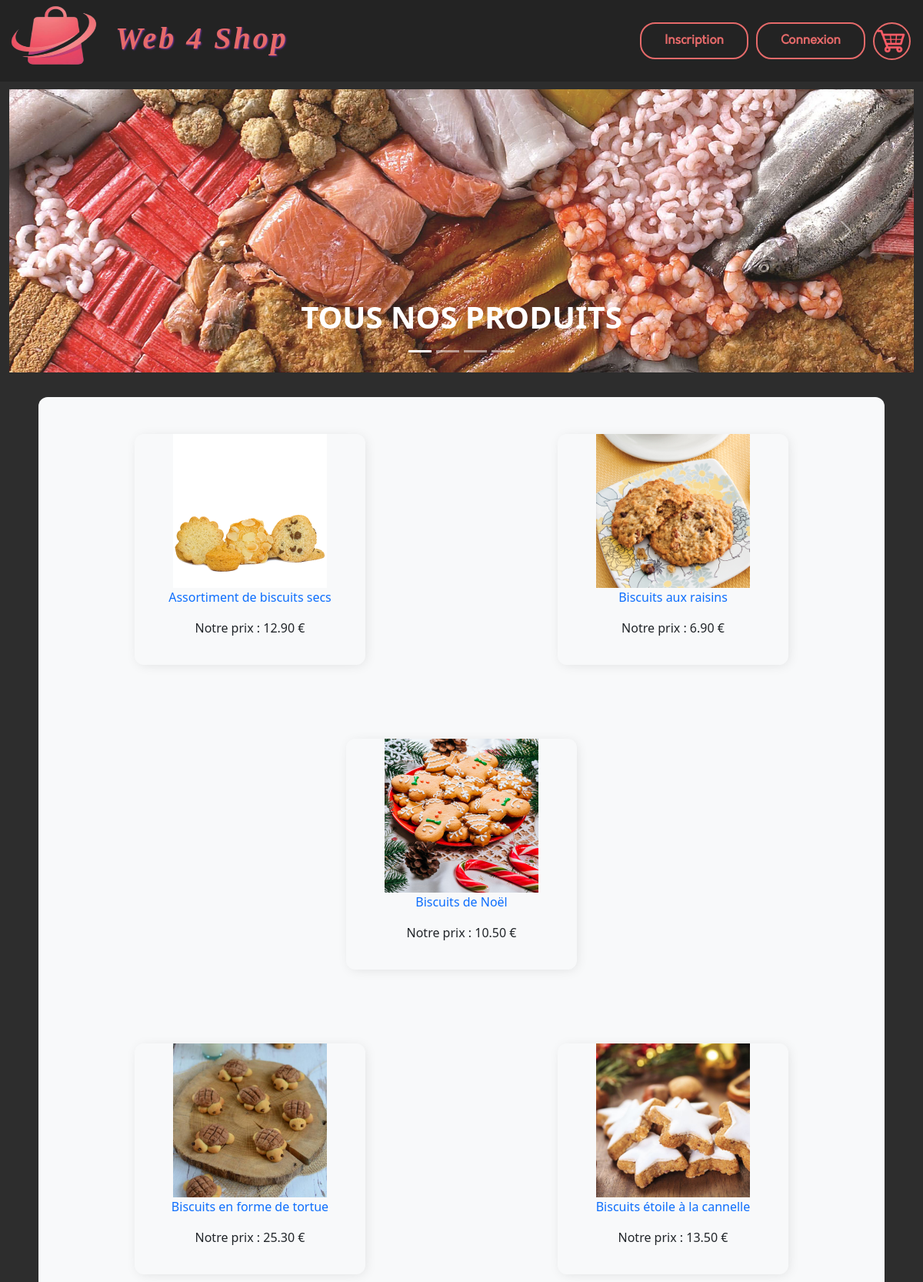
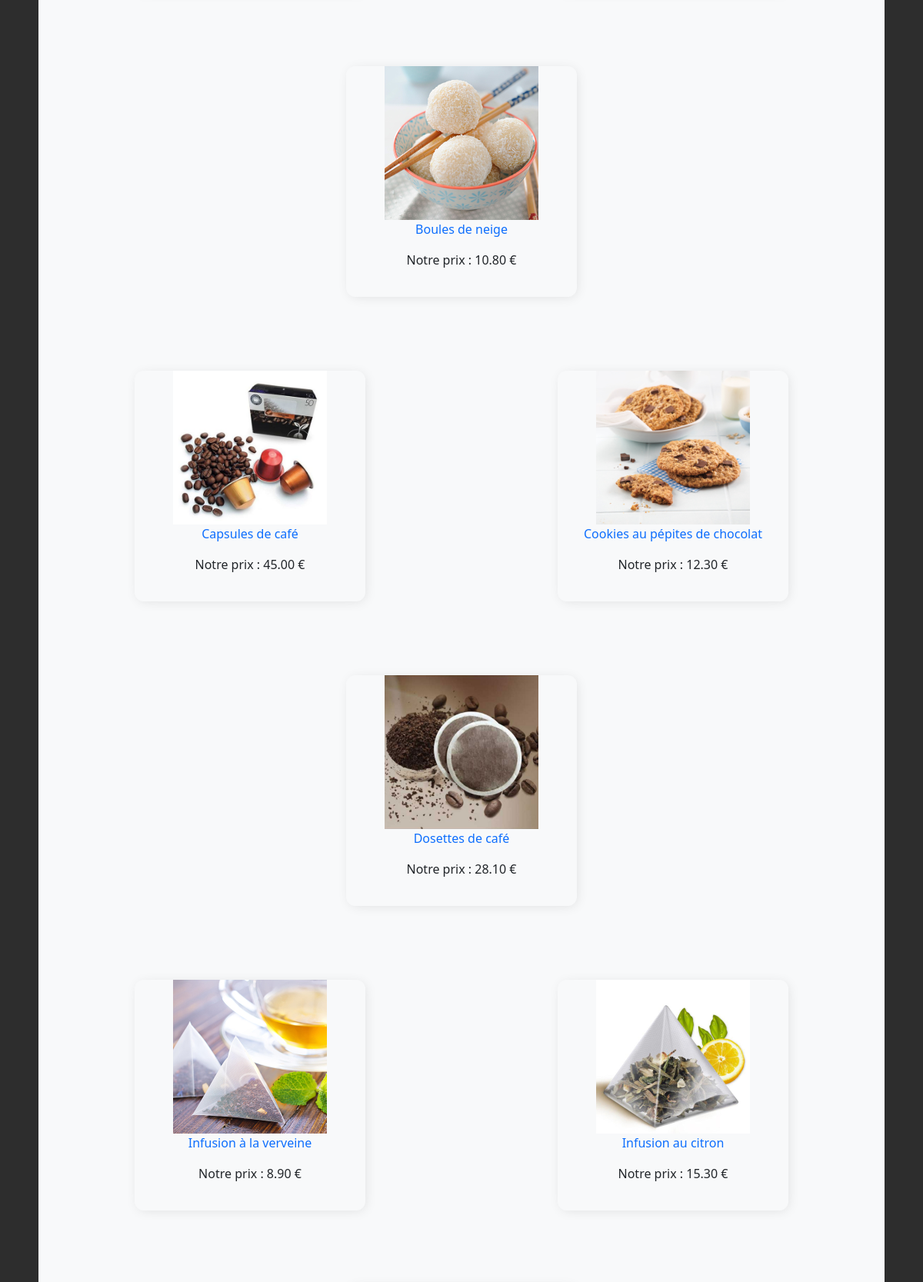
The page / (upper part) on the database its author committed (2 pictures, top to bottom).
### tables this page shows
CREATE TABLE `products` (
  `id` int(11) NOT NULL,
  `cat_id` tinyint(4) NOT NULL,
  `name` varchar(150) NOT NULL,
  `description` text NOT NULL,
  `image` varchar(30) NOT NULL,
  `price` decimal(5,2) NOT NULL,
  `quantity` int(3) NOT NULL
);

### Controleur/controleurAccueil.php (called while the page is built, shortened)
<?php
require_once 'Modele/produit.php';
require_once 'Modele/categorie.php';
class ControleurAccueil{
    private $produits;
    private $categories;
    public function __construct(){
        $this->produits = new Produit();
        $this->categories = new Categorie();
    }
    public function accueil(){
        $produits = $this->produits->getProducts();
        $categories = $this->categories->getCategories();
        $vue = new Vue("Accueil");
        $vue->generer(array('produits' => $produits,'categories' => $categories));
    }
}

### index.php (called while the page is built, shortened)
<?php
$routeur = new Routeur();
$routeur->routerRequete();

### Modele/categorie.php (called while the page is built, shortened)
<?php
require_once 'Modele/Modele.php';
class Categorie extends Modele{
    public function getCategories(){
        $sql = 'SELECT * FROM categories';
        $categories = $this->executerRequete($sql);
        return $categories->fetchAll();
    }
}

### Modele/modele.php (called while the page is built, shortened)
<?php abstract class Modele {
    private $bdd;
    protected function executerRequete($sql, $params = null){
        if($params == null){
            $resultat = $this->getBDD()->query($sql);
        }
        else{
            $resultat = $this->getBDD()->prepare($sql);
            $resultat->execute($params);
        }
        return $resultat;
    }
    private function getBDD(){
        if($this->bdd == null){
            $this->bdd=new PDO('mysql:host=localhost;dbname=web4shop;charset=utf8','root','');
        }
        return $this->bdd;
    }
}

### Modele/produit.php (called while the page is built, shortened)
<?php
require_once 'Modele/Modele.php';
class Produit extends Modele{
    public function getProducts(){
        $sql = 'SELECT * FROM products ORDER BY name';
        $produits = $this->executerRequete($sql);
        return $produits->fetchAll();
    }
}

### Vue/vueAccueil.php (the view, shortened to what this page needs)
<div class="row">
  <div class="col mt-3 mb-3">
    <div id="ourCarousel" class="carousel slide" data-bs-ride="carousel">
      <div class="carousel-indicators">
        <button type="button" data-bs-target="#ourCarousel" data-bs-slide-to="0" class="active" aria-current="true"></button>
        <?php for($i = 1; $i < count($categories); $i++): ?>
          <button type="button" data-bs-target="#ourCarousel" data-bs-slide-to="<?=$i?>"></button>
        <?php endfor; ?>
        <button type="button" data-bs-target="#ourCarousel" data-bs-slide-to="3"></button>
      </div>
      <div class="carousel-inner">
        <div class="carousel-item active">
          <a href="index.php"><img src="Contenu/Images/tous_produits.jpg" style="width:100%;">
          <div class="carousel-caption d-none d-md-block">
            <h1 class="text-uppercase text-center fw-bold">TOUS NOS PRODUITS</h1>
          </div>
          </a>
        </div>
      </div>
      <button class="carousel-control-prev" type="button" data-bs-target="#ourCarousel" data-bs-slide="prev">
        <span class="carousel-control-prev-icon" aria-hidden="true"></span>
      </button>
      <button class="carousel-control-next" type="button" data-bs-target="#ourCarousel" data-bs-slide="next">
        <span class="carousel-control-next-icon" aria-hidden="true"></span>
      </button>
    </div>
  </div>
</div>
<div class="row">
  <div class="col-11 bg-light mx-auto mt-3" style="border-radius: 12px;">
  <?php for($i = 0; $i < count($produits); $i = $i + 3): ?>
    <div class="row">
      <div class="col d-flex justify-content-center text-center m-5">
        <div class="boxed">
          <a class="text-decoration-none" href="<?= "index.php?action=details&idProduit=".$produits[$i]['id'] ?>">
          <img class="img-prod" src="<?= "Contenu/Images/".$produits[$i]['image']?>">
          <p><?=$produits[$i]['name']?></p></a>
          <p>Notre prix : <?=$produits[$i]['price']; ?> €</p>
        </div>
      </div>
      <div class="col d-flex justify-content-center text-center m-5">
        <?php if($i+1 < count($produits)): ?>
          <div class="boxed">
            <a class="text-decoration-none" href="<?= "index.php?action=details&idProduit=".$produits[$i+1]['id'] ?>">
            <img class="img-prod" src="<?= "Contenu/Images/".$produits[$i+1]['image']?>">
            <p><?=$produits[$i+1]['name']?></p></a>
            <p>Notre prix : <?=$produits[$i+1]['price']; ?> €</p>
          </div>
        <?php endif;?>
      </div>
      <div class="col d-flex justify-content-center text-center m-5">
        <?php if($i+2 < count($produits)): ?>
          <div class="boxed">
            <a class="text-decoration-none" href="<?= "index.php?action=details&idProduit=".$produits[$i+2]['id'] ?>">
            <img class="img-prod" src="<?= "Contenu/Images/".$produits[$i+2]['image']?>">
            <p><?=$produits[$i+2]['name']?></p></a>
            <p>Notre prix : <?=$produits[$i+2]['price']; ?> €</p>
          </div>
        <?php endif;?>
      </div>
    </div>
  <?php endfor; ?>
  </div>
</div>

### Contenu/Style/style.css (style rules this page uses)
.boxed { height: 300px; width: 300px; transition: 0.3s; z-index: 10; border-radius: 12px; box-shadow: 2px 2px 15px -2px rgba(0,0,0,0.1); }
.img-prod { height:200px; width:200px; }

### rows shown on the page
products: image (picture), name "Assortiment de biscuits secs", price "12.90"
products: image (picture), name "Biscuits aux raisins", price "6.90"
products: image (picture), name "Biscuits de Noël", price "10.50"
products: image (picture), name "Biscuits en forme de tortue", price "25.30"
products: image (picture), name "Biscuits étoile à la cannelle", price "13.50"
products: image (picture), name "Boules de neige", price "10.80"
products: image (picture), name "Capsules de café", price "45.00"
products: image (picture), name "Cookies au pépites de chocolat", price "12.30"
products: image (picture), name "Dosettes de café", price "28.10"
products: image (picture), name "Infusion à la verveine", price "8.90"
products: image (picture), name "Infusion au citron", price "15.30"
